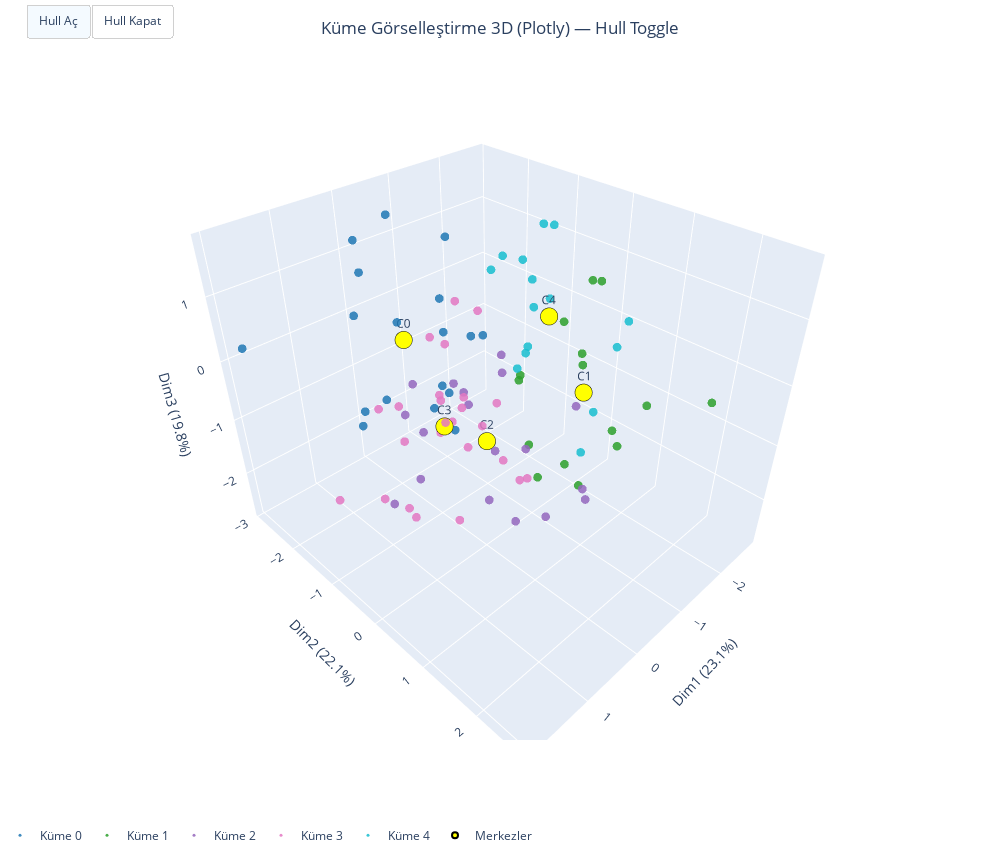

The notebook cell this image was saved under:
### Code cell
# ================== PLOTLY 3D ==================

# ==== PCA -> 3B projeksiyon ve merkezler ====
pca = PCA(n_components=3, random_state=42)
X_3d = pca.fit_transform(X_scaled)
centers_3d = pca.transform(kmeans.cluster_centers_)
var1, var2, var3 = pca.explained_variance_ratio_

# ==== Veri çerçeveleri ====
plot_df = pd.DataFrame(X_3d, columns=["Dim1","Dim2","Dim3"])
plot_df["cluster"] = df_no_outliers["segment"].values
centers_df = pd.DataFrame(centers_3d, columns=["Dim1","Dim2","Dim3"])

segments = sorted(plot_df["cluster"].unique())

# ==== Renk paleti ====
palette = {
    0:"#1f77b4", 1:"#2ca02c", 2:"#9467bd", 3:"#e377c2",
    4:"#17becf", 5:"#bcbd22", 6:"#8c564b", 7:"#ff7f0e"
}

# ==== Nokta izleri (cluster bazında) ====
traces = []
for seg in segments:
    pts = plot_df.loc[plot_df["cluster"]==seg, ["Dim1","Dim2","Dim3"]].to_numpy()
    c = palette.get(seg, "#999999")
    traces.append(
        go.Scatter3d(
            x=pts[:,0], y=pts[:,1], z=pts[:,2],
            mode="markers",
            marker=dict(size=3, opacity=0.85, color=c),
            name=f"Küme {seg}",
            legendgroup=f"g{seg}",
            showlegend=True
        )
    )

# ==== Merkezler ====
traces.append(
    go.Scatter3d(
        x=centers_df["Dim1"], y=centers_df["Dim2"], z=centers_df["Dim3"],
        mode="markers+text",
        marker=dict(size=6, color="yellow", line=dict(width=2, color="black")),
        text=[f"C{i}" for i in range(len(centers_df))],
        textposition="top center",
        name="Merkezler",
        showlegend=True
    )
)

# ==== Convex Hull (Mesh3d) — başlangıçta GİZLİ ====
hull_traces = []
for seg in segments:
    pts = plot_df.loc[plot_df["cluster"]==seg, ["Dim1","Dim2","Dim3"]].to_numpy()
    if len(pts) >= 4:
        try:
            hull = ConvexHull(pts)
            i, j, k = hull.simplices.T
            c = palette.get(seg, "#999999")
            hull_traces.append(
                go.Mesh3d(
                    x=pts[:,0], y=pts[:,1], z=pts[:,2],
                    i=i, j=j, k=k,
                    color=c, opacity=0.15,
                    name=f"Hull {seg}",
                    legendgroup=f"g{seg}",
                    showlegend=False,
                    visible=False
                )
            )
        except Exception:
            pass

# ==== Şekli oluşturma ====
fig = go.Figure(data=traces + hull_traces)

# ==== Yerleşim: legend altta yatay, butonlar sol üstte ====
num_scatter = len(traces)
num_hulls   = len(hull_traces)

fig.update_layout(
    title=dict(
        text="Küme Görselleştirme 3D (Plotly) — Hull Toggle",
        x=0.5,                 # başlığı ortala
        xanchor="center"
    ),
    scene=dict(
        xaxis_title=f"Dim1 ({var1*100:.1f}%)",
        yaxis_title=f"Dim2 ({var2*100:.1f}%)",
        zaxis_title=f"Dim3 ({var3*100:.1f}%)",
        aspectmode="data"
    ),
    legend=dict(
        orientation="h",
        x=0, y=-0.12, xanchor="left", yanchor="top",
        bgcolor="rgba(255,255,255,0.8)"
    ),
    margin=dict(l=0, r=0, t=60, b=60),

    width =1000,
    height = 850,

    updatemenus=[dict(
        type="buttons",
        direction="right",  
        x=0.02, y=1.10, xanchor="left", yanchor="top",
        buttons=[
            dict(
                label="Hull Aç",
                method="update",
                args=[{"visible": [True]*num_scatter + [True]*num_hulls}]
            ),
            dict(
                label="Hull Kapat",
                method="update",
                args=[{"visible": [True]*num_scatter + [False]*num_hulls}]
            ),
        ],
        bgcolor="white",
        bordercolor="#d0d0d0",
        borderwidth=1,
        pad={"r":6, "t":4, "b":4, "l":6}
    )]
)

fig.show()

### Figure 1 — Plotly figure (JSON) as saved in the notebook; plotly's stock layout.template omitted (floating-point values rounded to 4 significant figures)
{"data": [{"legendgroup": "g0", "marker": {"color": "#1f77b4", "opacity": 0.85, "size": 3}, "mode": "markers", "name": "Küme 0", "showlegend": true, "type": "scatter3d", "x": [1.382, 0.1707, -0.5981, 0.8142, -0.6689, -0.391, 1.08, 0.3596, 1.852, 0.6252, 0.5267, 0.6291, -0.09441, 0.727, 0.8662, 0.598, 0.8863, -0.2103], "y": [-0.7563, -0.6297, -1.363, -1.626, -0.7264, -0.6708, -1.011, -0.2995, -2.866, -1.335, -1.885, -0.9448, -0.9692, -0.1736, -1.635, -0.08174, 0.3948, -2.129], "z": [-0.05395, 1.153, 1.521, 0.7644, 0.228, 0.353, 1.696, -0.04017, 0.1743, -0.533, 1.66, 0.8655, -0.464, -0.03733, -1.021, 1.065, 0.002889, 1.724]}, {"legendgroup": "g1", "marker": {"color": "#2ca02c", "opacity": 0.85, "size": 3}, "mode": "markers", "name": "Küme 1", "showlegend": true, "type": "scatter3d", "x": [-0.2898, 0.1694, 0.1597, 0.6977, -1.917, -0.6293, 0.4727, 0.0645, -0.866, -1.687, -0.8316, 0.09639, -0.3476, -0.09812, -2.234], "y": [2.307, 0.7719, 1.118, 2.649, 2.24, 0.763, 1.239, 1.467, 0.9777, 0.4903, 0.9425, 1.729, 0.3079, 2.008, -0.1884], "z": [0.7373, 0.572, -0.7531, 0.9048, -0.06905, 1.056, 0.01443, -0.3891, 1.609, 1.134, 0.4151, -0.5506, 0.192, 0.3311, -0.5218]}, {"legendgroup": "g2", "marker": {"color": "#9467bd", "opacity": 0.85, "size": 3}, "mode": "markers", "name": "Küme 2", "showlegend": true, "type": "scatter3d", "x": [-0.3524, -0.5249, -1.114, -0.4809, -0.4082, -2.38, -0.7065, 0.2526, 0.1993, 1.194, -0.8032, -0.2654, -0.8794, 0.495, -0.9715, 0.2681, 0.1821, -0.9332], "y": [-0.8122, -0.9035, 0.87, -0.3025, 0.3763, -0.3538, -1.432, 0.8313, -1.246, -0.5869, 1.171, -1.876, -0.5722, 0.5754, 0.3108, -1.414, -1.121, -0.6101], "z": [-0.6273, -0.9757, -1.895, -1.488, -1.029, -1.663, -0.9349, -1.647, -2.191, -1.641, -1.709, -0.9496, -0.1194, -1.27, -2.721, -1.018, -1.227, -0.4654]}, {"legendgroup": "g3", "marker": {"color": "#e377c2", "opacity": 0.85, "size": 3}, "mode": "markers", "name": "Küme 3", "showlegend": true, "type": "scatter3d", "x": [1.814, 0.2812, 0.8267, 0.5197, 1.785, 0.6873, 0.9198, 1.653, 0.9388, 1.199, 0.9938, 0.454, 0.09351, 1.218, 0.7023, 1.922, 1.45, 0.7407, 0.6399, 1.97, 1.08, 0.7245, 1.109, 0.8228, 0.6841, 0.7303], "y": [0.104, -0.7321, 0.04503, 0.05759, -1.01, 0.3989, 1.637, 0.368, -0.6416, -0.2297, 1.59, 0.08589, -0.01248, 0.6608, 0.3254, 1.601, -0.3608, -0.02182, 0.06414, 0.912, 0.4488, 0.9546, 1.441, 0.05312, 0.6648, 0.09341], "z": [-0.7141, 0.5903, -0.2569, 1.507, -1.463, -0.3733, 0.003287, -0.7999, -0.1388, -0.3461, -0.005702, 0.125, 1.188, 1.479, 0.2087, 0.006756, 0.2201, 0.1643, -0.1737, -0.3799, 0.2474, 0.6048, 0.261, 0.3234, 0.1017, -0.2058]}, {"legendgroup": "g4", "marker": {"color": "#17becf", "opacity": 0.85, "size": 3}, "mode": "markers", "name": "Küme 4", "showlegend": true, "type": "scatter3d", "x": [-0.9782, -1.647, -2.754, -1.161, -0.6142, -0.4475, -2.099, -1.477, -2.045, -1.901, -0.663, -1.593, -0.982, -1.703, 0.02003], "y": [-0.6484, 0.5536, 0.2428, 0.7526, 0.06467, 0.4212, 0.5399, -0.3784, -0.6879, -1.05, 0.1884, -0.3182, -0.352, -1.614, 0.7683], "z": [1.354, -0.9389, 0.002017, -1.303, 1.658, 1.196, -0.03693, 1.738, 1.461, -0.744, 1.414, 0.6077, -0.2959, 0.5685, 0.981]}, {"marker": {"color": "yellow", "line": {"color": "black", "width": 2}, "size": 6}, "mode": "markers+text", "name": "Merkezler", "showlegend": true, "text": ["C0", "C1", "C2", "C3", "C4"], "textposition": "top center", "type": "scatter3d", "x": [0.4753, -0.4826, -0.4016, 0.9984, -1.336], "y": [-1.039, 1.255, -0.3942, 0.3268, -0.1012], "z": [0.5032, 0.3122, -1.31, 0.08359, 0.5106]}, {"color": "#1f77b4", "i": [14, 15, 0, 0, 12, 12, 12, 12, 2, 2, 10, 6, 6, 6, 6, 6, 6, 6], "j": [17, 16, 14, 14, 17, 14, 16, 14, 17, 15, 17, 15, 0, 0, 10, 2, 2, 10], "k": [8, 4, 8, 16, 4, 17, 4, 16, 4, 4, 8, 16, 16, 8, 8, 15, 17, 17], "legendgroup": "g0", "name": "Hull 0", "opacity": 0.15, "showlegend": false, "type": "mesh3d", "visible": false, "x": [1.382, 0.1707, -0.5981, 0.8142, -0.6689, -0.391, 1.08, 0.3596, 1.852, 0.6252, 0.5267, 0.6291, -0.09441, 0.727, 0.8662, 0.598, 0.8863, -0.2103], "y": [-0.7563, -0.6297, -1.363, -1.626, -0.7264, -0.6708, -1.011, -0.2995, -2.866, -1.335, -1.885, -0.9448, -0.9692, -0.1736, -1.635, -0.08174, 0.3948, -2.129], "z": [-0.05395, 1.153, 1.521, 0.7644, 0.228, 0.353, 1.696, -0.04017, 0.1743, -0.533, 1.66, 0.8655, -0.464, -0.03733, -1.021, 1.065, 0.002889, 1.724]}, {"color": "#2ca02c", "i": [4, 12, 11, 11, 11, 9, 9, 9, 9, 0, 0, 0, 6, 6, 1, 1, 1, 1], "j": [2, 2, 2, 4, 4, 4, 4, 12, 12, 8, 4, 4, 2, 12, 12, 6, 8, 6], "k": [14, 14, 3, 3, 2, 14, 8, 14, 8, 3, 3, 8, 3, 2, 8, 12, 3, 3], "legendgroup": "g1", "name": "Hull 1", "opacity": 0.15, "showlegend": false, "type": "mesh3d", "visible": false, "x": [-0.2898, 0.1694, 0.1597, 0.6977, -1.917, -0.6293, 0.4727, 0.0645, -0.866, -1.687, -0.8316, 0.09639, -0.3476, -0.09812, -2.234], "y": [2.307, 0.7719, 1.118, 2.649, 2.24, 0.763, 1.239, 1.467, 0.9777, 0.4903, 0.9425, 1.729, 0.3079, 2.008, -0.1884], "z": [0.7373, 0.572, -0.7531, 0.9048, -0.06905, 1.056, 0.01443, -0.3891, 1.609, 1.134, 0.4151, -0.5506, 0.192, 0.3311, -0.5218]}, {"color": "#9467bd", "i": [12, 13, 13, 6, 6, 6, 15, 15, 15, 2, 2, 2, 8, 8, 8, 8, 7, 7, 7, 7], "j": [10, 12, 12, 12, 11, 11, 12, 11, 11, 10, 14, 14, 11, 14, 11, 14, 14, 13, 14, 13], "k": [5, 9, 10, 5, 5, 12, 9, 9, 12, 5, 5, 10, 9, 9, 5, 5, 9, 9, 10, 10], "legendgroup": "g2", "name": "Hull 2", "opacity": 0.15, "showlegend": false, "type": "mesh3d", "visible": false, "x": [-0.3524, -0.5249, -1.114, -0.4809, -0.4082, -2.38, -0.7065, 0.2526, 0.1993, 1.194, -0.8032, -0.2654, -0.8794, 0.495, -0.9715, 0.2681, 0.1821, -0.9332], "y": [-0.8122, -0.9035, 0.87, -0.3025, 0.3763, -0.3538, -1.432, 0.8313, -1.246, -0.5869, 1.171, -1.876, -0.5722, 0.5754, 0.3108, -1.414, -1.121, -0.6101], "z": [-0.6273, -0.9757, -1.895, -1.488, -1.029, -1.663, -0.9349, -1.647, -2.191, -1.641, -1.709, -0.9496, -0.1194, -1.27, -2.721, -1.018, -1.227, -0.4654]}, {"color": "#e377c2", "i": [13, 5, 5, 7, 7, 1, 16, 16, 16, 15, 15, 15, 15, 11, 11, 11, 3, 3, 3, 3], "j": [6, 6, 6, 4, 6, 5, 4, 13, 1, 13, 13, 7, 7, 5, 1, 1, 16, 16, 13, 1], "k": [12, 12, 4, 19, 4, 4, 19, 19, 4, 19, 6, 19, 6, 12, 12, 5, 13, 1, 12, 12], "legendgroup": "g3", "name": "Hull 3", "opacity": 0.15, "showlegend": false, "type": "mesh3d", "visible": false, "x": [1.814, 0.2812, 0.8267, 0.5197, 1.785, 0.6873, 0.9198, 1.653, 0.9388, 1.199, 0.9938, 0.454, 0.09351, 1.218, 0.7023, 1.922, 1.45, 0.7407, 0.6399, 1.97, 1.08, 0.7245, 1.109, 0.8228, 0.6841, 0.7303], "y": [0.104, -0.7321, 0.04503, 0.05759, -1.01, 0.3989, 1.637, 0.368, -0.6416, -0.2297, 1.59, 0.08589, -0.01248, 0.6608, 0.3254, 1.601, -0.3608, -0.02182, 0.06414, 0.912, 0.4488, 0.9546, 1.441, 0.05312, 0.6648, 0.09341], "z": [-0.7141, 0.5903, -0.2569, 1.507, -1.463, -0.3733, 0.003287, -0.7999, -0.1388, -0.3461, -0.005702, 0.125, 1.188, 1.479, 0.2087, 0.006756, 0.2201, 0.1643, -0.1737, -0.3799, 0.2474, 0.6048, 0.261, 0.3234, 0.1017, -0.2058]}, {"color": "#17becf", "i": [6, 6, 6, 9, 8, 8, 8, 0, 0, 1, 1, 1, 12, 12, 12, 12, 4, 4, 4, 4], "j": [14, 3, 3, 13, 13, 7, 7, 13, 7, 3, 9, 9, 3, 9, 13, 9, 0, 0, 14, 7], "k": [2, 2, 14, 2, 2, 2, 13, 14, 13, 2, 2, 3, 14, 3, 14, 13, 14, 7, 2, 2], "legendgroup": "g4", "name": "Hull 4", "opacity": 0.15, "showlegend": false, "type": "mesh3d", "visible": false, "x": [-0.9782, -1.647, -2.754, -1.161, -0.6142, -0.4475, -2.099, -1.477, -2.045, -1.901, -0.663, -1.593, -0.982, -1.703, 0.02003], "y": [-0.6484, 0.5536, 0.2428, 0.7526, 0.06467, 0.4212, 0.5399, -0.3784, -0.6879, -1.05, 0.1884, -0.3182, -0.352, -1.614, 0.7683], "z": [1.354, -0.9389, 0.002017, -1.303, 1.658, 1.196, -0.03693, 1.738, 1.461, -0.744, 1.414, 0.6077, -0.2959, 0.5685, 0.981]}], "layout": {"height": 850, "legend": {"bgcolor": "rgba(255,255,255,0.8)", "orientation": "h", "x": 0, "xanchor": "left", "y": -0.12, "yanchor": "top"}, "margin": {"b": 60, "l": 0, "r": 0, "t": 60}, "scene": {"aspectmode": "data", "xaxis": {"title": {"text": "Dim1 (23.1%)"}}, "yaxis": {"title": {"text": "Dim2 (22.1%)"}}, "zaxis": {"title": {"text": "Dim3 (19.8%)"}}}, "title": {"text": "Küme Görselleştirme 3D (Plotly) — Hull Toggle", "x": 0.5, "xanchor": "center"}, "updatemenus": [{"bgcolor": "white", "bordercolor": "#d0d0d0", "borderwidth": 1, "buttons": [{"args": [{"visible": [true, true, true, true, true, true, true, true, true, true, true]}], "label": "Hull Aç", "method": "update"}, {"args": [{"visible": [true, true, true, true, true, true, false, false, false, false, false]}], "label": "Hull Kapat", "method": "update"}], "direction": "right", "pad": {"b": 4, "l": 6, "r": 6, "t": 4}, "type": "buttons", "x": 0.02, "xanchor": "left", "y": 1.1, "yanchor": "top"}], "width": 1000}}
